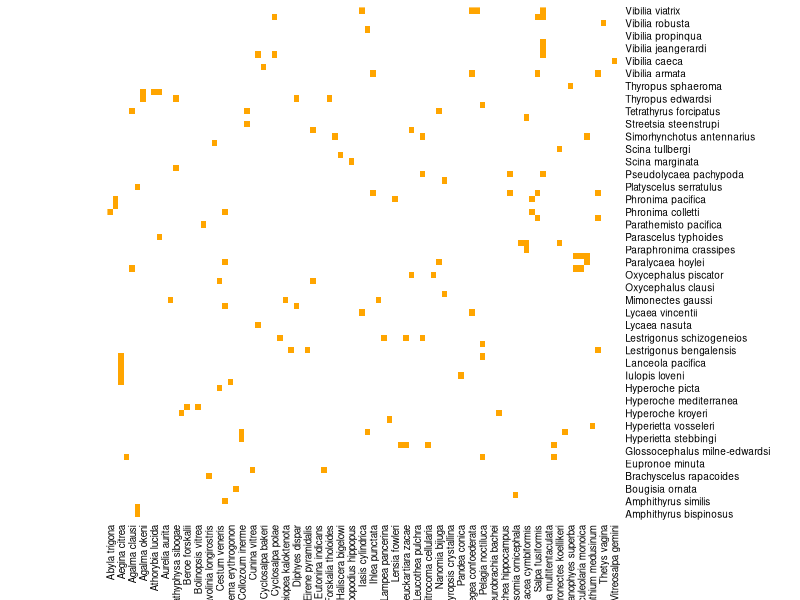

The R script that drew this image:
##Hyperiid-Host Associations
setwd("~/Documents/0BIOL_Phylogenetics/phylobio_final_project")
ass = unique(read.table("Associations.csv", sep = '\t', header = T)[,c(1,2)])
amphipods = sort(as.vector(unique(ass$amphipod)))
hosts = sort(as.vector(unique(ass$host)))
library(reshape2)
assmatrix = dcast(ass, amphipod~host, length)
rownames(assmatrix) = assmatrix[,1]
heatmap(as.matrix(assmatrix[,2:94]), col=c("white", "orange"), Rowv=NA, Colv=NA)

treespp2013 = as.vector(read.table("Hurt2013spp.txt", sep = ",")[,1])
prunedmatrix = assmatrix[which(assmatrix$amphipod %in% treespp2013),]
